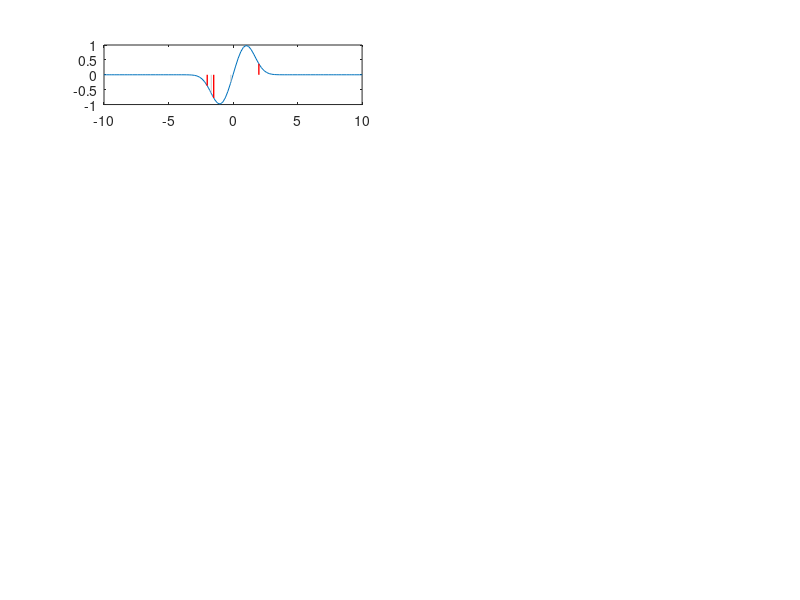

Recreate this plot in MATLAB. (Note: this script raises an error after producing the figure.)
function [] = GoldenRatio()
%GOLDENRATIO Summary of this function goes here
%   Detailed explanation goes here

x = (-10:0.2:10);
y = arrayfun(@(x) exp((-(x-1)^2)) - exp(-(x+1)^2), x);

p1 = -2;
p2 = -1.5;
p3 = 2;

a = Func(p1);
b = Func(p2);
c = Func(p3);

for i = 1:10
    subplot(5, 2, i);
    plot(x, y);
    line([p1 p1], [0 a], 'Color','r','LineWidth',1);
    line([p2 p2], [0 b], 'Color','r','LineWidth',1);
    line([p3 p3], [0 c], 'Color','r','LineWidth',1);
    
    distance1 = abs(p2 - p1);
    distance2 = abs(p3 - p2);
 
    p4 = p2 - distance1 * 0.38;
    p5 = p2 + distance2 * 0.38;
    d = Func(p4);
    e = Func(p5);
    
    line([p4 p4], [0 d], 'Color',[.8 .8 .8]);
    line([p5 p5], [0 e], 'Color',[.8 .8 .8]);
    
    if (d < a && d < b) 
        p3 = p2;
        p2 = (p4);
    elseif (e < c && e < b)
        p1 = p2;
        p2 = (p5);
    else
        error('Stuck!! I can not find min');
    end
    
    a = Func(p1);
    b = Func(p2);
    c = Func(p3);
end

end


function [y] =  Func(x)

y = exp((-(x-1)^2)) - exp(-(x+1)^2);
y = floor(y*1000)/1000;

end




